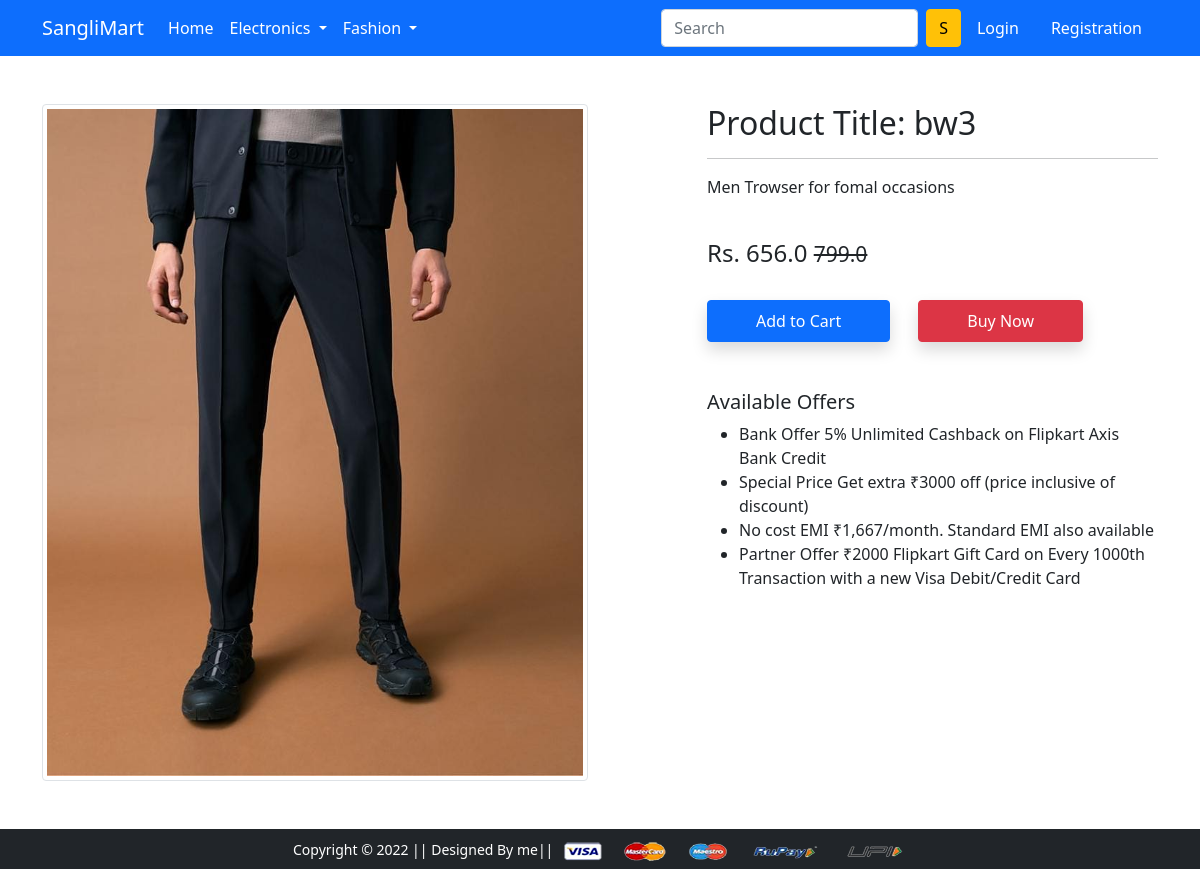
Screenshot of /product-detail/27 with the database file from the repository.
### app/models.py (models this page shows, shortened)
class Product(models.Model):
    title = models.CharField(max_length=100)
    selling_price = models.FloatField()
    discounted_price = models.FloatField()
    description = models.TextField()
    brand = models.CharField(max_length=100)
    category = models.CharField(choices =CATEGORY_CHOICES, max_length=2)
    product_image = models.ImageField(upload_to='productimg')

### app/views.py (the view)
class ProductDetailView(View):
    def get(self,request, pk):
        product = Product.objects.get(pk=pk)
        return render(request, 'app/productdetail.html',{'product':product})

### app/templates/app/productdetail.html (shortened to what this page needs)
{% extends 'app/base.html' %}
{% load static %}
{% block main-content %}
<div class="container my-5">
 <div class="row">
  <div class="col-sm-6 text-center align-self-center">
   <img src="{{product.product_image.url}}" alt="" class="img-fluid img-thumbnail">
  </div>
  <div class="col-sm-5 offset-sm-1">
   <h2>Product Title: {{product.title}}</h2>
   <hr>
   <p>{{product.description}}</p> <br>
   <h4>Rs. {{product.discounted_price}} <small class="fw-light text-decoration-line-through">{{product.selling_price}}</small></h4> <br>
   <form action="/add-to-cart" class="d-inline" >
    <button tye="submit" class="btn btn-primary shadow px-5 py-2"> Add to Cart </button>
   </form>
   <a href="{% url 'buy-now' %}" class="btn btn-danger shadow px-5 py-2 ms-4">Buy Now</a>
   <h5 class="mt-5">Available Offers</h5>
   <ul>
    <li>Bank Offer 5% Unlimited Cashback on Flipkart Axis Bank Credit</li>
    <li>Special Price Get extra ₹3000 off (price inclusive of discount)</li>
    <li>No cost EMI ₹1,667/month. Standard EMI also available</li>
    <li>Partner Offer ₹2000 Flipkart Gift Card on Every 1000th Transaction with a new Visa Debit/Credit Card</li>
   </ul>
  </div>
 </div>
</div>
{% endblock main-content %}

### rows the page displays
Product: product_image (picture), title "bw3", description "Men Trowser for fomal occasions", discounted_price "656.0", selling_price "799.0"
